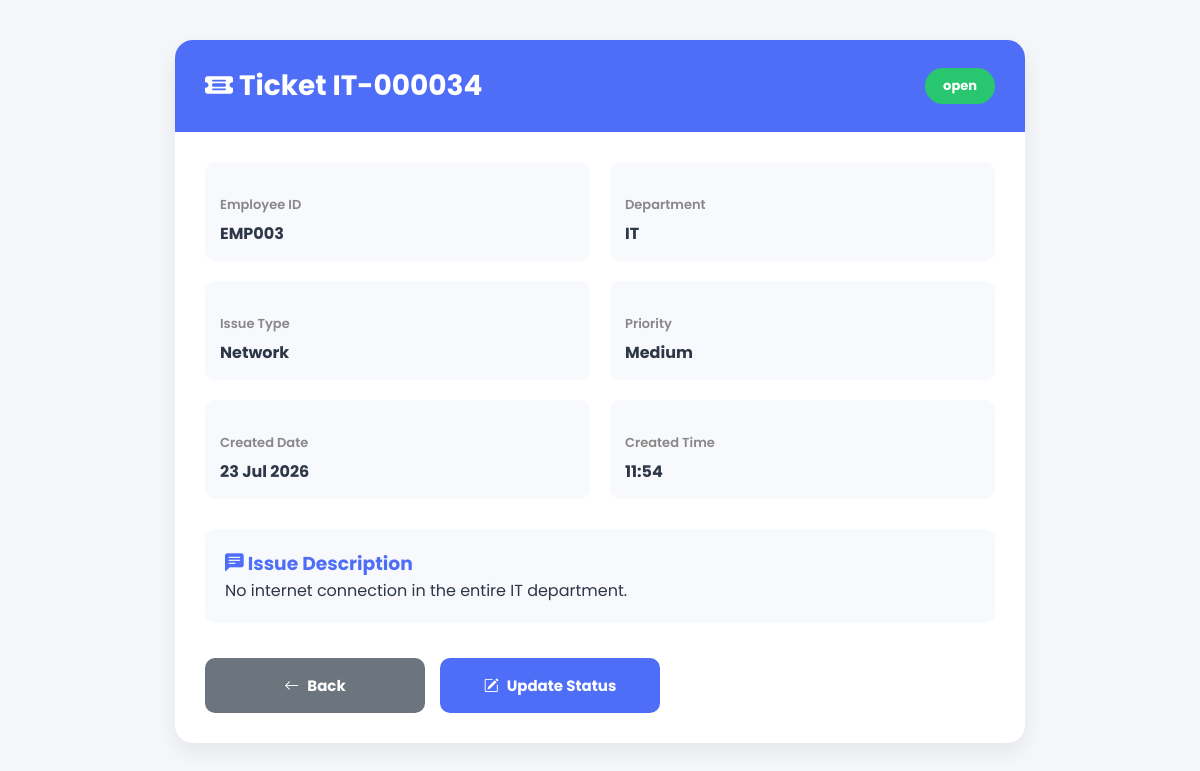
The page /view_ticket.php?id=34 (signed in) on the database its author committed.
### tables this page shows
CREATE TABLE `tickets` (
  `id` int NOT NULL,
  `employee_id` varchar(20) NOT NULL,
  `department` varchar(100) NOT NULL,
  `issue_type` varchar(100) NOT NULL,
  `description` text NOT NULL,
  `priority` varchar(20) NOT NULL,
  `status` varchar(20) NOT NULL DEFAULT 'open',
  `created_at` timestamp NOT NULL DEFAULT CURRENT_TIMESTAMP
);

### view_ticket.php (the view, shortened to what this page needs)
<?php
include 'database/database.php';
$id = (int)$_GET['id'];
$sql = "SELECT * FROM tickets WHERE id = $id";
$result = $conn->query($sql);
$row = $result->fetch_assoc();
$statusClass = "badge-open";
?>
<!DOCTYPE html>
<html lang="en">
<head>
<link rel="stylesheet" href="css/style.css">
<link rel="stylesheet"
href="https://cdn.jsdelivr.net/npm/bootstrap-icons@1.11.3/font/bootstrap-icons.min.css">
</head>
<body>
<div class="ticket-card">
<div class="ticket-header">
<div>
<h2>
<i class="bi bi-ticket-detailed-fill"></i>
Ticket
IT-<?php echo str_pad($row['id'],6,"0",STR_PAD_LEFT); ?>
</h2>
</div>
<div>
<span class="badge <?php echo $statusClass; ?>">
<?php echo htmlspecialchars($row['status']); ?>
</span>
</div>
</div>
<div class="ticket-body">
<div class="info-grid">
<div class="info">
<label>Employee ID</label>
<span><?php echo htmlspecialchars($row['employee_id']); ?></span>
</div>
<div class="info">
<label>Department</label>
<span><?php echo htmlspecialchars($row['department']); ?></span>
</div>
<div class="info">
<label>Issue Type</label>
<span><?php echo htmlspecialchars($row['issue_type']); ?></span>
</div>
<div class="info">
<label>Priority</label>
<span><?php echo htmlspecialchars($row['priority']); ?></span>
</div>
<div class="info">
<label>Created Date</label>
<span><?php echo date("d M Y",strtotime($row['created_at'])); ?></span>
</div>
<div class="info">
<label>Created Time</label>
<span><?php echo date("H:i",strtotime($row['created_at'])); ?></span>
</div>
</div>
<div class="description">
<h3>
<i class="bi bi-chat-left-text-fill"></i>
Issue Description
</h3>
<p>
<?php echo nl2br(htmlspecialchars($row['description'])); ?>
</p>
</div>
<div class="actions">
<a href="admin.php" class="btn back">
<i class="bi bi-arrow-left"></i>
Back
</a>
<a href="update_status.php?id=<?php echo $row['id']; ?>" class="btn update">
<i class="bi bi-pencil-square"></i>
Update Status
</a>
</div>
</div>
</div>
</body>
</html>

### css/style.css (style rules this page uses)
:root { --primary:#4F6EF7; --primary-dark:#3558ef; --green:#28c76f; --yellow:#ffb400; --red:#ea5455; --background:#f4f7fc; --white:#ffffff; --text:#2d3748; --gray:#7b8794; --radius:18px; --shadow: 0 10px 35px rgba(0,0,0,.08); }
* { margin:0; padding:0; box-sizing:border-box; font-family:'Poppins',sans-serif; }
html { scroll-behavior:smooth; }
body { background:var(--background); color:var(--text); }
.btn, button { background:var(--primary); color:white; padding:15px 30px; border:none; border-radius:14px; font-size:15px; font-weight:600; cursor:pointer; text-decoration:none; display:flex; align-items:center; justify-content:center; gap:8px; transition:.3s; min-width:220px; height:55px; }
label { display:block; font-weight:600; margin:18px 0 8px; }
.badge { display:inline-block; padding:8px 16px; border-radius:30px; font-size:12px; font-weight:600; }
.badge-open { background:#dcfce7; color:#166534; }

### view_ticket.php (style rules this page uses)
body { background:#f5f7fb; font-family:Arial,sans-serif; }
.ticket-card { max-width:850px; margin:40px auto; background:#fff; border-radius:18px; box-shadow:0 8px 25px rgba(0,0,0,.08); overflow:hidden; }
.ticket-header { background:#4F6EF7; color:#fff; padding:25px 30px; display:flex; justify-content:space-between; align-items:center; }
.ticket-header h2 { margin:0; font-size:28px; }
.ticket-body { padding:30px; }
.info-grid { display:grid; grid-template-columns:repeat(2,1fr); gap:20px; }
.info { background:#f8f9fc; padding:15px; border-radius:10px; }
.info label { display:block; color:#888; font-size:13px; margin-bottom:6px; }
.info span { font-size:16px; font-weight:bold; }
.description { margin-top:30px; background:#f8f9fc; border-radius:10px; padding:20px; }
.description h3 { margin-top:0; color:#4F6EF7; }
.badge { padding:8px 18px; border-radius:30px; color:#fff; font-size:13px; font-weight:bold; }
.badge-open { background:#28c76f; }
.actions { margin-top:35px; display:flex; gap:15px; }
.btn { text-decoration:none; padding:12px 20px; border-radius:10px; color:#fff; font-weight:bold; }
.back { background:#6c757d; }
.update { background:#4F6EF7; }

### rows shown on the page
tickets: id "000034", status "open", employee "EMP003", department "IT", issue_type "Network", priority "Medium", created_at "23 Jul 2026", created_at "11:54", description "No internet connection in the entire IT department."
